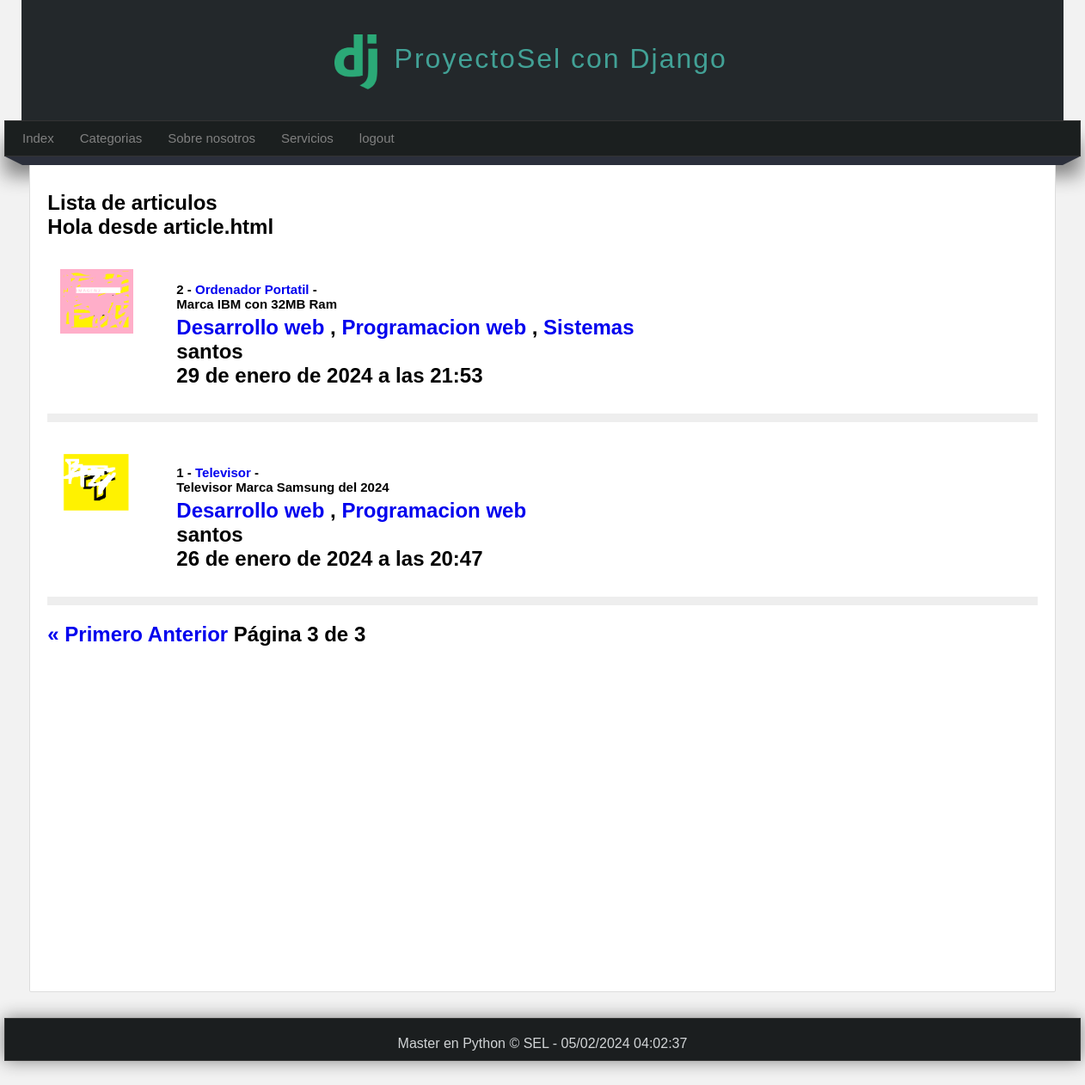
The app's page /articulos/?page=3 (signed in) with its own data.
### pages/models.py (models this page shows, shortened)
class Page(models.Model):
    title = models.CharField(max_length = 50, verbose_name = 'Titulo')
    content = RichTextField(verbose_name='Contenido')
    slug = models.CharField(unique=True, max_length=150, verbose_name='URL amigable')
    order = models.IntegerField(default=0, verbose_name='Orden')
    visible = models.BooleanField(verbose_name='Visibles')
    created_at =models.DateField(auto_now_add=True, verbose_name='Creado el')
    updated_at = models.DateField(auto_now=True, verbose_name='Actualizado el')
    class Meta:
        verbose_name = "Pagina"
        verbose_name_plural = "Paginas"

### blog/models.py (models this page shows, shortened)
class Article(models.Model):
    title = models.CharField(max_length=150, verbose_name='titulo')
    content = RichTextField(verbose_name='contenido')
    imagen = models.ImageField(default='null', verbose_name='imagen', upload_to="articles")
    public = models.BooleanField( verbose_name='publicado')
    user = models.ForeignKey(User, verbose_name = 'usuario', editable= False, on_delete=models.CASCADE)
    categories = models.ManyToManyField(Category, verbose_name='categorias', null=True, blank=True)
    create_at = models.DateTimeField(auto_now_add=True, verbose_name='fecha_creacion')
    updated_at = models.DateTimeField(auto_now=True, verbose_name='fecha_modificacion')
    class Meta:
        verbose_name = "Articulo"
        verbose_name_plural = "Articulos"
        ordering = ['-create_at']

class Category(models.Model):
    name = models.CharField(max_length=100, verbose_name='nombre')
    description = models.CharField(max_length=255, verbose_name='descripcion')
    created_at =models.DateField(auto_now_add=True, verbose_name='Creado el')
    updated_at = models.DateField(auto_now=True, verbose_name='Actualizado el')
    class Meta:
        verbose_name = "Categoria"
        verbose_name_plural = "Categorias"
    def __str__(self):
        return self.name

### blog/views.py (the view)
# urls.py: path('articulos/', views.list, name='articulos'),
@login_required(login_url='index')
def list(request):
    articles = Article.objects.all()
    paginator = Paginator(articles,2)
    page= request.GET.get('page')
    page_articles = paginator.get_page(page)
    return render(request,'articles/list.html', {
        'title': 'Articulos',
        'articles': page_articles
    })

### blog/context_processor.py (called while the page is built)
def get_categories(request):
    ids = Article.objects.filter(public=True).values_list('categories',flat=True)
    categories = Category.objects.filter(id__in=ids).values_list('id','name')
    return {
        'categories': categories
    }

### pages/context_processor.py (called while the page is built)
def get_pages(request):
    pages = Page.objects.filter(visible=True).order_by('order').values_list('id','title','slug')
    return {
        'pages': pages
    }

### blog/templates/articles/list.html (shortened to what this page needs)
{% extends 'layouts/layout.html' %}
{% block content %}
<p> Lista de articulos</P>
{% include 'articles/articles.html' %}
{% include 'articles/pagination.html' %}
{% endblock %}

### mainapp/templates/layouts/layout.html (shortened to what this page needs)
{% load static %}
<!DOCTYPE html>
<html lang="es">
<head>
    <link rel="stylesheet" type="text/css" href="{% static '/css/styles6.css' %}" />
</head>
<body>
    <header>
        <div id="logotipo">
            <img src="{% static 'images/logo.png' %}" />
            <h1> ProyectoSel con Django</h1>
        </div>
    </header>
    <nav>
        <ul>
            <li> <a href="{% url 'index' %}">Index </a> </li>
            {% if user.email %}
                <li> <a href="{% url 'articulos' %}">Categorias </a>
                </li>
                {% for page in pages %}
                    <li> <a href="{% url 'page' page.2 %}">{{page.1}}</a> </li>
                {% endfor %}
            {% endif %}
            {% if user.email %}
                <li> <a href="{% url 'logout' %}">logout</a>
            {% endif %}
        </ul>
    </nav>
    <div class="barra">
        <span class="esquina-izquierda"></span>
        <span class="esquina-derecha"></span>
        <span class="relleno-barra"></span>
    </div>
    <div id="content">
        <div class="box">
            <h2 Titulo ssde prueba</h2>
            {% block content %}{% endblock %}
        </div>
    </div>
    <footer>
        Master en Python &copy; SEL - {% now "d/m/Y h:m:s" %}
    </footer>
</body>
</html>

### blog/templates/articles/articles.html (shortened to what this page needs)
<p> Hola desde article.html </p>
{% for articulo in articles %}
    <article class='article-item'>
        {% if articulo.imagen != 'null' and articulo.imagen.url|length >= 1 %}
            <div class='image'>
                <img src="{{articulo.imagen.url}}" />
            </div>
        {% endif %}
        <div class='data'>
            <p> <h2>{{articulo.id}}  -
                <a href="{% url 'article' articulo.id %}">{{articulo.title}} </a>-
                {{articulo.content|safe}} </h2>
                <span>
                    {% for category in articulo.categories.all %}
                        <a href="{% url 'category' category.id %}">{{category}} </a>
                        {% if forloop.counter < articulo.categories.all|length %}
                            {{','}}
                        {% endif %}
                    {% endfor %}
                    <p>{{articulo.user}} </p>
                    {{articulo.create_at}}
                </span>
            </p>
        </div>
    </article>
{% endfor %}

### mainapp/static/css/styles6.css (style rules this page uses)
* { margin: 0px; padding: 0px; font-family: sans-serif,Arial, Helvetica, sans-serif; text-decoration: none; }
body { background-color: #f2f2f2; }
header { width: 1212px; height: 140px; background-color: #23282b; margin: 0px auto; }
#logotipo { width: 40%; height: 140pc; margin: 0 auto; }
#logotipo img { display: block; width: 50px; float: left; margin-top: 40px; }
#logotipo h1 { display: block; float: left; margin-top: 50px; margin-left: 20px; letter-spacing: 2px; font-weight: lighter; color: #42a196; }
nav { width: 1250px; height: 40px; margin: 0 auto; background-color: #1b1f1f; border: 1px solid #333333; box-shadow: 0px 22px 22px grey; font-size: 15px; }
nav > ul { list-style: none; text-decoration: none; }
nav > ul > li { line-height: 40px; float: left; }
nav > ul > li > a { display: block; padding-left: 20px; padding-right: 10px; color: grey; }
.barra { width: 1250px; margin: 0 auto; }
.esquina-izquierda { display: block; border-left: 20px solid transparent; border-top: 10px solid #2b2f3b; float: left; }
.esquina-derecha { display: block; border-right: 20px solid transparent; border-top: 10px solid #2b2f3b; float: right; }
.relleno-barra { display: block; width: 1210px; height: 10px; background: #2b2f3b; float: left; margin-bottom: 30px; }
#content { width: 1212px; min-height: 930px; margin: 0 auto; margin-bottom: 30px; margin-top: 0px; }
.box { background: white; width: 95%; min-height: 930px; padding: 20px; border: 1px solid #ddd; border-radius: 2px; margin: 0 auto; }
.box .image { float: left; margin-right: 20px; }
.article-item { margin-bottom: 20px; margin-top: 20px; padding: 15px; border-bottom: 10px solid #eee; clear: both; }
.article-item .image { width: 100px; height: 100px; float: left; overflow: hidden; }
.article-item .image img { height: 75px; }
.article-item .data { float: left; padding: 15px; }
.article-item h2 { display: block; font-size: 15px; margin-bottom: 5px; }
footer { width: 1250px; background-color: #1b1e1f; border: 1px solid #333; color: #d1d4d6; text-align: center; margin: 0 auto; padding-top: 20px; padding-bottom: 10px; box-shadow: 0px 0px 20px gray; }

### records on screen
Page: title "Sobre nosotros"
Page: title "Servicios"
Article: imagen (picture), id "2", title "Ordenador Portatil", content "Marca IBM con 32MB Ram", user "santos", create_at "29 de enero de 2024 a las 21:53"
Category: name "Desarrollo web", value ","
Category: name "Programacion web", value ","
Category: name "Sistemas"
Article: imagen (picture), id "1", title "Televisor", content "Televisor Marca Samsung del 2024", user "santos", create_at "26 de enero de 2024 a las 20:47"

### other values on screen
{{ articles.number }} "3"
{{ articles.paginator.num_pages }} "3"
